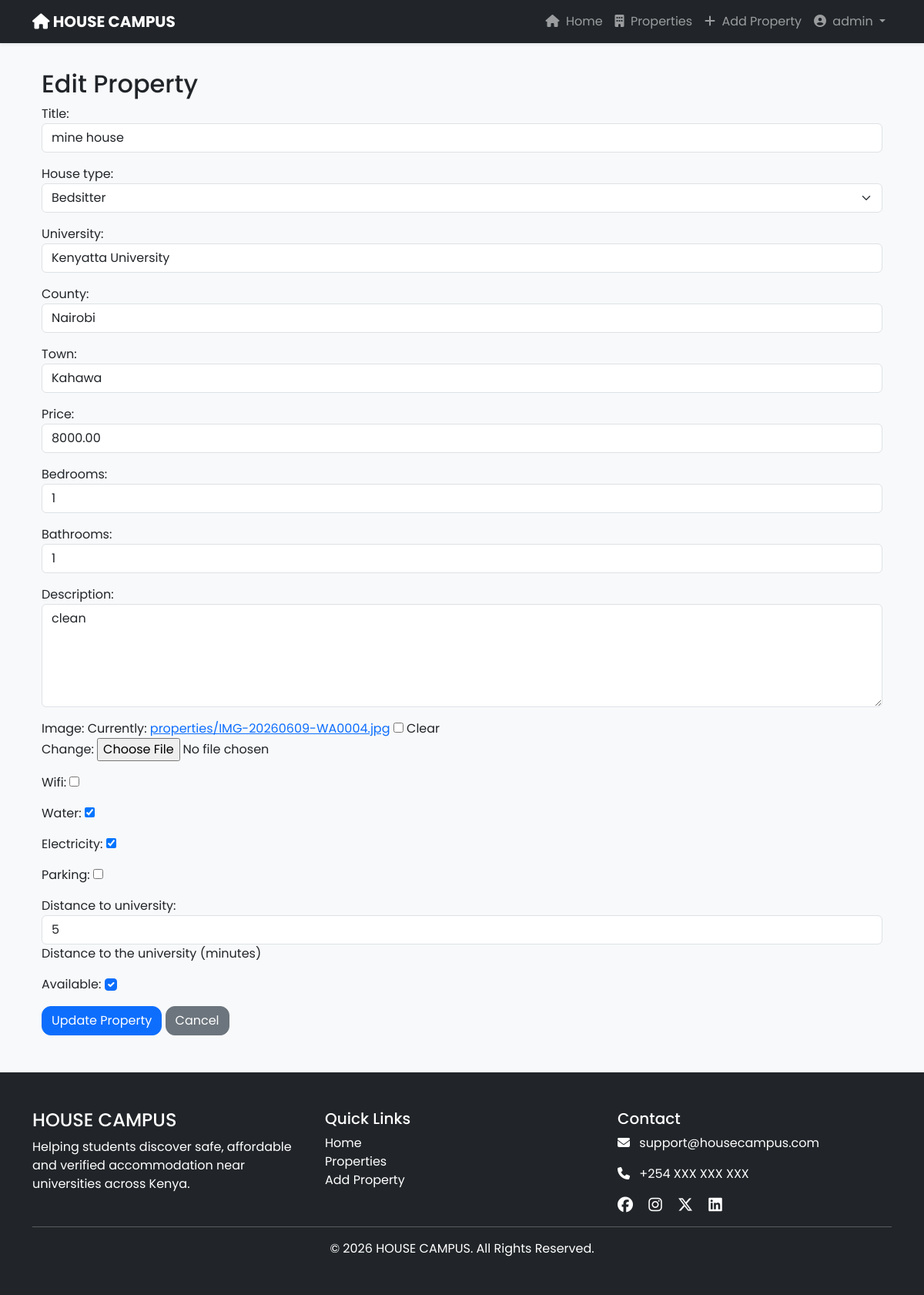
Page /properties/3/edit/ (signed in) on the committed database.
### accounts/models.py (models this page shows, shortened)
class User(AbstractUser):
    STUDENT = "student"
    LANDLORD = "landlord"
    ADMIN = "admin"
    ROLE_CHOICES = [
        (STUDENT, "Student"),
        (LANDLORD, "Landlord"),
        (ADMIN, "Admin"),
    ]
    role = models.CharField(
        max_length=20,
        choices=ROLE_CHOICES,
        default=STUDENT
    )
    phone = models.CharField(
        max_length=20,
        blank=True
    )
    whatsapp_number = models.CharField(
        max_length=20,
        blank=True,
        null=True,
        help_text="Example: 254712345678"
    )
    university = models.CharField(
        max_length=150,
        blank=True
    )
    county = models.CharField(
        max_length=100,
        blank=True
    )
    town = models.CharField(
        max_length=100,
        blank=True
    )
    profile_picture = models.ImageField(
        upload_to="profiles/",
        blank=True,
        null=True
    )
    verified = models.BooleanField(default=False)

### properties/models.py (models this page shows, shortened)
class Property(models.Model):
    HOUSE_TYPES = [
        ("Bedsitter", "Bedsitter"),
        ("Silver House (Mabati)", "Silver House (Mabati)"),
        ("Hostel", "Hostel"),
        ("One Bedroom", "One Bedroom"),
        ("Two Bedroom", "Two Bedroom"),
        ("Shared Room", "Shared Room"),
        ("Self Contained", "Self Contained"),
    ]
    landlord = models.ForeignKey(
        settings.AUTH_USER_MODEL,
        on_delete=models.CASCADE,
        related_name="properties",
        null=True,
        blank=True,
    )
    title = models.CharField(max_length=200)
    house_type = models.CharField(
        max_length=50,
        choices=HOUSE_TYPES,
    )
    university = models.CharField(max_length=150)
    county = models.CharField(max_length=100)
    town = models.CharField(max_length=100)
    price = models.DecimalField(
        max_digits=10,
        decimal_places=2,
    )
    bedrooms = models.PositiveIntegerField(default=1)
    bathrooms = models.PositiveIntegerField(default=1)
    description = models.TextField()
    image = models.ImageField(
        upload_to="properties/",
        blank=True,
        null=True,
    )
    wifi = models.BooleanField(default=False)
    water = models.BooleanField(default=True)
    electricity = models.BooleanField(default=True)
    parking = models.BooleanField(default=False)
    distance_to_university = models.PositiveIntegerField(
        default=5,
        help_text="Distance to the university (minutes)",
    )
    available = models.BooleanField(default=True)
    created_at = models.DateTimeField(auto_now_add=True)
    class Meta:
        ordering = ["-created_at"]

### properties/views.py (the view)
# urls.py: path("<int:pk>/edit/", views.edit_property, name="edit_property"),
@login_required
def edit_property(request, pk):
    property = get_object_or_404(
        Property,
        pk=pk,
        landlord=request.user,
    )
    if request.method == "POST":
        form = PropertyForm(
            request.POST,
            request.FILES,
            instance=property,
        )
        if form.is_valid():
            form.save()
            return redirect("property_list")
    else:
        form = PropertyForm(instance=property)
    return render(
        request,
        "properties/edit_property.html",
        {
            "form": form,
            "property": property,
        },
    )

### templates/properties/edit_property.html (shortened to what this page needs)
{% extends "base.html" %}
{% block content %}
<div class="container mt-4">
    <h2>Edit Property</h2>
    <form method="POST" enctype="multipart/form-data">
        {{ form.as_p }}
        <button type="submit" class="btn btn-primary">
            Update Property
        </button>
        <a href="{% url 'property_list' %}" class="btn btn-secondary">
            Cancel
        </a>
    </form>
</div>
{% endblock %}

### templates/base.html (shortened to what this page needs)
{% load static %}
<!DOCTYPE html>
<html lang="en">
<head>
    <link href="https://cdn.jsdelivr.net/npm/bootstrap@5.3.7/dist/css/bootstrap.min.css"
      rel="stylesheet">
    <link rel="stylesheet"
      href="https://cdnjs.cloudflare.com/ajax/libs/font-awesome/6.7.2/css/all.min.css">
    <link rel="stylesheet" href="{% static 'css/style.css' %}">
</head>
<body>
    <nav class="navbar navbar-expand-lg navbar-dark bg-dark shadow-sm fixed-top">
        <div class="container">
            <a class="navbar-brand fw-bold" href="/">
                <i class="fa-solid fa-house"></i>
                HOUSE CAMPUS
            </a>
            <div class="collapse navbar-collapse" id="navbarNav">
                <ul class="navbar-nav ms-auto align-items-center">
                    <li class="nav-item">
                        <a class="nav-link" href="/">
                            <i class="fa-solid fa-house me-1"></i>
                            Home
                        </a>
                    </li>
                    <li class="nav-item">
                        <a class="nav-link" href="{% url 'property_list' %}">
                            <i class="fa-solid fa-building me-1"></i>
                            Properties
                        </a>
                    </li>
                    {% if user.is_authenticated %}
                    <li class="nav-item">
                        <a class="nav-link" href="{% url 'add_property' %}">
                            <i class="fa-solid fa-plus me-1"></i>
                            Add Property
                        </a>
                    </li>
                    <li class="nav-item dropdown">
                        <a class="nav-link dropdown-toggle" href="#" role="button"
                          data-bs-toggle="dropdown">
                            <i class="fa-solid fa-user-circle me-1"></i>
                            {{ user.username }}
                        </a>
                    </li>
                    {% endif %}
                </ul>
            </div>
        </div>
    </nav>
    <main style="margin-top:90px; min-height:80vh;">
        <div class="container">
            {% block content %}
            {% endblock %}
        </div>
    </main>
    <footer class="bg-dark text-white py-5 mt-5">
        <div class="container">
            <div class="row">
                <div class="col-md-4">
                    <h4>HOUSE CAMPUS</h4>
                    <p>
                        Helping students discover safe,
                        affordable and verified accommodation
                        near universities across Kenya.
                    </p>
                </div>
                <div class="col-md-4">
                    <h5>Quick Links</h5>
                    <ul class="list-unstyled">
                        <li>
                            <a class="text-white text-decoration-none" href="/">
                                Home
                            </a>
                        </li>
                        <li>
                            <a class="text-white text-decoration-none"
                              href="{% url 'property_list' %}">
                                Properties
                            </a>
                        </li>
                        <li>
                            <a class="text-white text-decoration-none"
                              href="{% url 'add_property' %}">
                                Add Property
                            </a>
                        </li>
                    </ul>
                </div>
                <div class="col-md-4">
                    <h5>Contact</h5>
                    <p>
                        <i class="fa-solid fa-envelope me-2"></i>
                        support@housecampus.com
                    </p>
                    <p>
                        <i class="fa-solid fa-phone me-2"></i>
                        +254 XXX XXX XXX
                    </p>
                    <div>
                        <i class="fab fa-facebook fa-lg me-3"></i>
                        <i class="fab fa-instagram fa-lg me-3"></i>
                        <i class="fab fa-x-twitter fa-lg me-3"></i>
                        <i class="fab fa-linkedin fa-lg"></i>
                    </div>
                </div>
            </div>
            <hr>
            <div class="text-center">
                © 2026 HOUSE CAMPUS. All Rights Reserved.
            </div>
        </div>
    </footer>
</body>
</html>

### static/css/style.css (style rules this page uses)
body { font-family: 'Poppins', sans-serif; background: #f8f9fa; }
.navbar { transition: 0.3s; }
.navbar-brand { font-weight: 700; }
.btn { border-radius: 12px; }
footer { margin-top: 80px; }

### rows in the picture
User: username "admin"
Property: title "mine house", house_type "Bedsitter", university "Kenyatta University", county "Nairobi", town "Kahawa", price "8000.00", bedrooms "1", bathrooms "1", description "clean", water "☑", electricity "☑", distance_to_university "5", available "☑"
